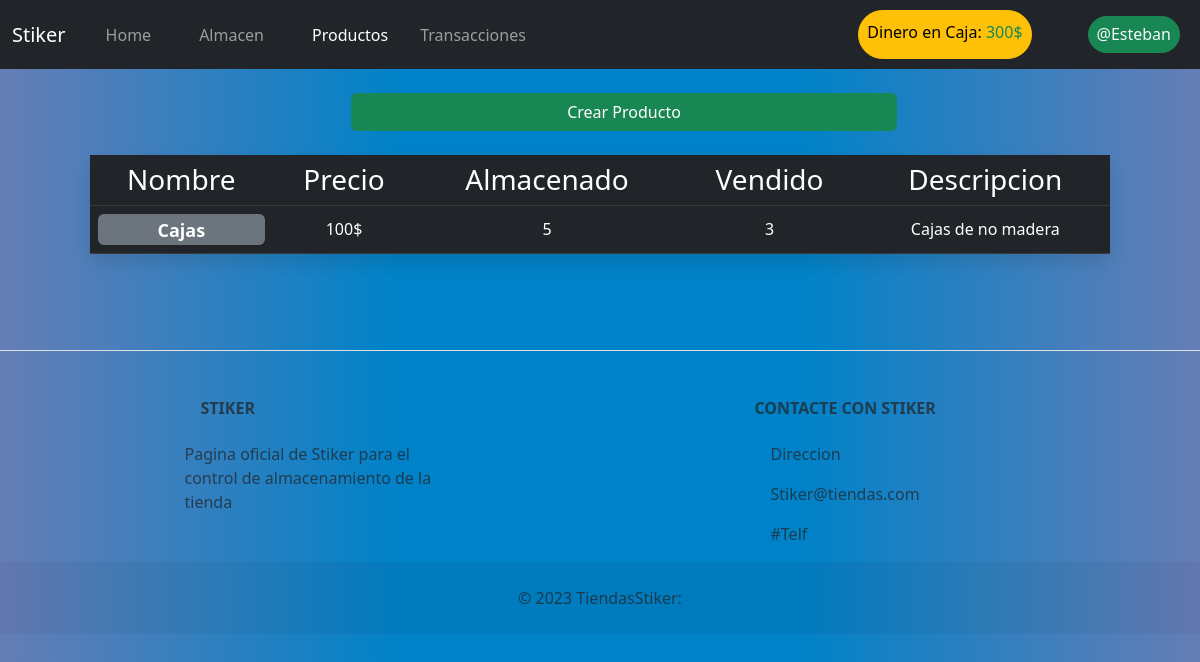
The page /Productos/ (signed in) on the database as committed earlier.
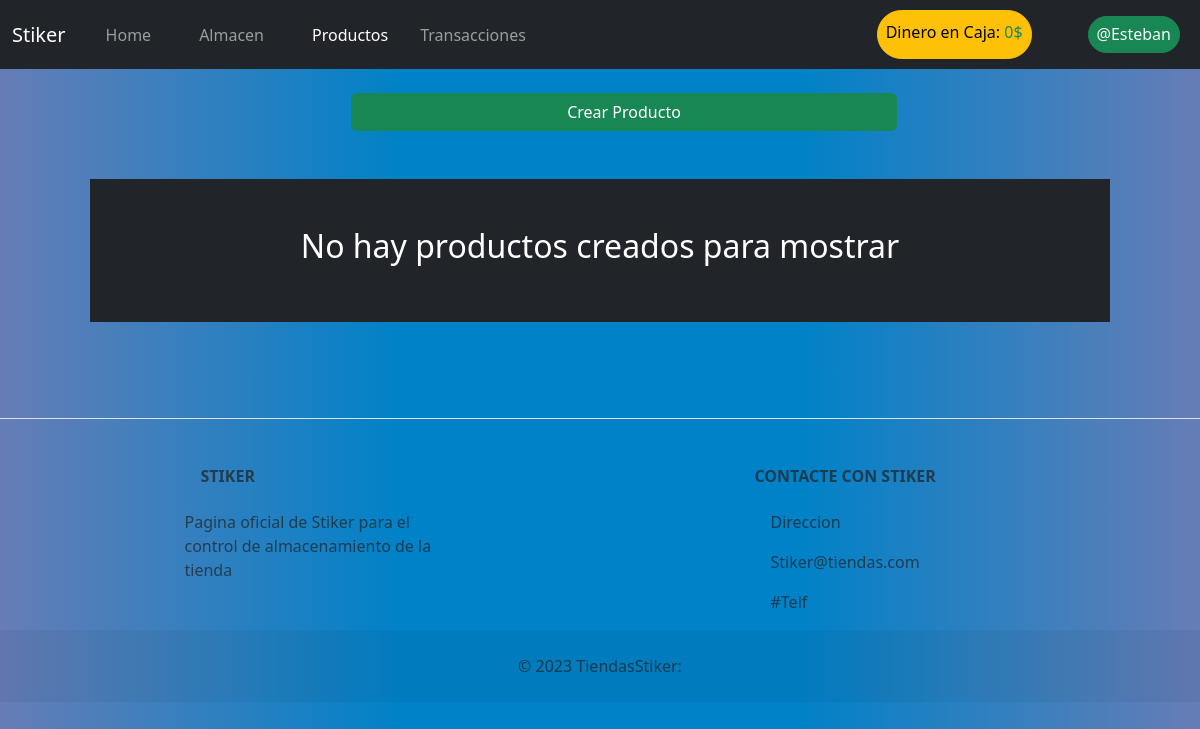
The same page on the database as committed later.
### AlmacenApp/models.py (models this page shows, shortened)
class RegisteCash(models.Model):
    money=models.IntegerField(default=0)

class Product(models.Model):
    name=models.CharField(max_length=30, unique=True)
    price=models.IntegerField()
    image=models.ImageField(blank=True,null=True,upload_to='productos',default="no_imagen.jpg", height_field=None, width_field=None, max_length=None)
    stored=models.IntegerField(blank=True,default=0)
    sold=models.IntegerField(blank=True,default=0)
    description=models.CharField(max_length=100,blank=True)
    removed=models.BooleanField(default=False)

### AlmacenApp/views.py (the view, shortened to what this page needs)
# urls.py: path('Productos/', views.ProductosView,name='productos'),
def ProductosView(request):
    products = Product.objects.exclude(removed=True).order_by('name')
    return render(request,"Productos.html",{'products':products})

### AlmacenApp/global.py (called while the page is built)
def UserGroups(request):
    groups=[]
    for group  in  request.user.groups.all():
        groups += {group.name}
    return  {"Groups":groups}

def GlobalElements(request):
    registe_cash=RegisteCash.objects.all().first()
    if registe_cash:
        return {"registe_cash":registe_cash,"year":datetime.today().year}
    pass

### AlmacenApp/Templates/Productos.html (shortened to what this page needs)
{% extends 'Base.html' %}
{% load static %}
{% block contenido %}
    <div class="container-md">
        {% if user.is_authenticated and "Administradores" in Groups %}
        <div class="container m-4"style="text-align: center;">
            <div class="d-grid gap-2 col-6 mx-auto">
                <button type="button" class="btn btn-success " data-bs-toggle="modal" data-bs-target="#CrearModal" data-bs-whatever="@mdo">Crear Producto</button>
            </div>
        </div>
        {% endif %}
        {% if  products %}
            <div class="continer my-2 mx-5 w-3">
                <table class="table table-dark centrado shadow p-3 mb-5 bg-body-tertiary rounded">
                    <thead>
                    <tr>
                        <th scope="col" class="h3">Nombre</th>
                        <th scope="col" class="h3">Precio</th>
                        <th scope="col" class="h3">Almacenado</th>
                        <th scope="col" class="h3">Vendido</th>
                        <th scope="col" class="h3">Descripcion</th>
                    </tr>
                    </thead>
                    <tbody>
                        {% for product in products %}
                            <tr>
                            <td >
                                <a class="link-light h4" style=" text-decoration: none;" {% if user.is_authenticated %} href="{% url 'producto' product.id %}" {% endif %}>
                                    <span class="badge bg-secondary w-100">
                                        {{product.name}}
                                    </span>
                                </a>
                            </td>
                            <td>
                                {{product.price}}$
                            </td>
                            <td>
                                {{product.stored}}
                            </td>
                            <td>
                                {% if user.is_authenticated %}
                                    {{product.sold}}
                                {% else %}
                                    -
                                {% endif %}
                            </td>
                            <td>
                                {% if product.description %}
                                    {{product.description}}
                                {% else %}
                                    -
                                {% endif %}
                            </td>
                            </tr>
                        {% endfor %}
                    </tbody>
                </table>
            </div>
        {% else %}
        <div class="text-bg-dark p-5 m-5  d-flex justify-content-center"><h2>No hay productos creados para mostrar<h2></div>
        {% endif %}
    </div>
{% endblock  %}

### AlmacenApp/Templates/Base.html (shortened to what this page needs)
<!DOCTYPE html>
<html>
<head >
  </body>
    {% load static %}
    <link href="{% static 'bootstrap/css/bootstrap.min.css'%}" rel="stylesheet">
    <link href="{% static 'css/styles.css'%}" rel="stylesheet">
</head>
<body class='bodycolor'>
  <nav class="navbar navbar-expand navbar-dark bg-dark">
    <div class="container-fluid">
      <div class="collapse navbar-collapse" id="navbarTogglerDemo01">
        <a class="navbar-brand" href="#">Stiker</a>
        <ul class="navbar-nav me-auto mb-2 mb-lg-0">
            <li class="nav-item">
              <a class="mx-3 nav-link {% if '/Home' in request.path %}active{% endif %}" aria-current="page" href="{% url 'home'%}">Home</a>
            </li>
            <li class="nav-item">
              <a class="mx-3 nav-link {% if '/Almacen' in request.path %}active{% endif %}" href="{% url 'almacen'%}">Almacen</a>
            </li>
            <li class="nav-item">
              <a class="mx-3 nav-link {% if '/Productos' in request.path %}active{% endif %}" href="{% url 'productos'%}">Productos</a>
            </li>
            {% if user.is_authenticated %}
              <li class="nav-item">
                <a class="nav-link {% if '/Transacciones' in request.path%}active{% endif %}" href="{% url 'transacciones'%}">Transacciones </a>
              </li>
            {% endif %}
        </ul>
        {% if user.is_authenticated %}
          <a class="btn btn-warning p-2 mx-5" type="button" {% if "Administradores" in Groups %} href="{% url 'caja' %}"{% endif %} style="border-radius: 60px;" >
            <p class="h6 pt-1">
              Dinero en Caja:
            <span class="text-success">
                {{registe_cash.money}}$
              </span>
            </p>
          </a>
        {% endif %}
        <div style="border-radius: 60px;" class="bg-success  h6 text-light border border-success m-2 p-2" type="button" data-bs-toggle="offcanvas" data-bs-target="#offcanvasRight" aria-controls="offcanvasRight">
          {% if user.is_authenticated %}
            @{{user.username}}
          {% else %}
            Ingresar
          {% endif %}
        </div>
      </div>
    </div>
  </nav>
  {% block contenido %}
  {% endblock  %}
</body>
<footer class="text-center text-lg-start bg-light text-muted bodycolor">
  <section class="d-flex justify-content-center justify-content-lg-between p-4 border-bottom">
  </section>
  <section class="">
    <div class="container text-center text-md-start mt-5">
      <div class="row mt-3">
        <div class="col-md-3 col-lg-4 col-xl-3 mx-auto mb-4">
          <h6 class="text-uppercase fw-bold mb-4">
            Stiker
          </h6>
          <p>
            Pagina oficial de Stiker para el control de almacenamiento de la tienda
          </p>
        </div>
        <div class="col-md-4 col-lg-3 col-xl-3 mx-auto mb-md-0 mb-4">
          <h6 class="text-uppercase fw-bold mb-4">Contacte con Stiker</h6>
          <p>Direccion</p>
          <p>
            Stiker@tiendas.com
          </p>
          <p>#Telf</p>
        </div>
      </div>
    </div>
  </section>
  <div class="text-center p-4" style="background-color: rgba(0, 0, 0, 0.05);">
    © {{year}} TiendasStiker:
  </div>
</footer>
</html>

Rows that differ between the two databases and show on the page:
removed Product: name "Cajas", price "100", stored "5", sold "3", description "Cajas de no madera"
changed RegisteCash: money "300" → "0"
Other text that changed with them:
text no longer shown: "Nombre Precio Almacenado Vendido Descripcion"
text now shown: "No hay productos creados para mostrar"
